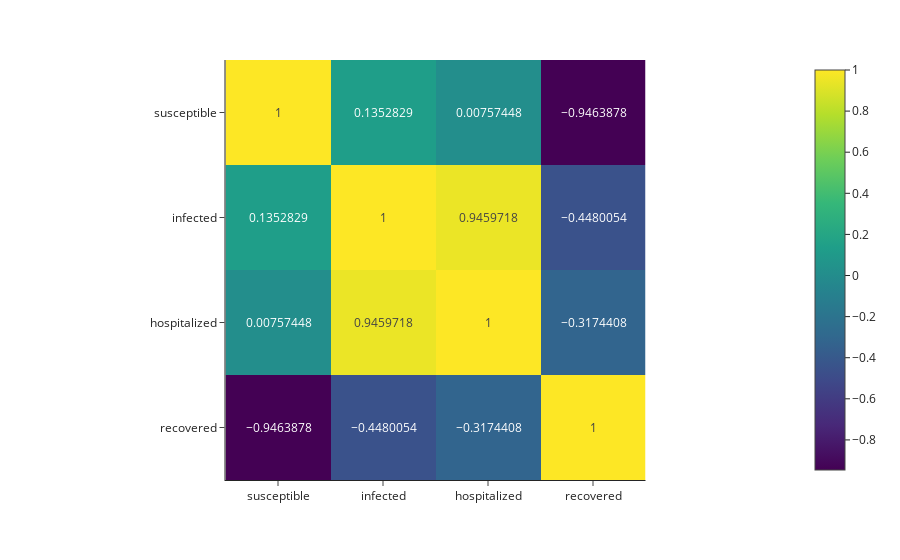

Notebook code for this chart:
### Code cell
heatmap(df)

### Figure 1 — Plotly figure (JSON) as saved in the notebook; plotly's stock layout.template omitted (floating-point values rounded to 4 significant figures)
{"data": [{"coloraxis": "coloraxis", "hovertemplate": "x: %{x}<br>y: %{y}<br>color: %{z}<extra></extra>", "name": "0", "texttemplate": "%{z}", "type": "heatmap", "x": ["susceptible", "infected", "hospitalized", "recovered"], "xaxis": "x", "y": ["susceptible", "infected", "hospitalized", "recovered"], "yaxis": "y", "z": [[1, 0.1353, 0.007574, -0.9464], [0.1353, 1, 0.946, -0.448], [0.007574, 0.946, 1, -0.3174], [-0.9464, -0.448, -0.3174, 1]]}], "layout": {"coloraxis": {"colorscale": [[0, "#440154"], [0.1111, "#482878"], [0.2222, "#3e4989"], [0.3333, "#31688e"], [0.4444, "#26828e"], [0.5556, "#1f9e89"], [0.6667, "#35b779"], [0.7778, "#6ece58"], [0.8889, "#b5de2b"], [1, "#fde725"]]}, "margin": {"t": 60}, "xaxis": {"anchor": "y", "constrain": "domain", "domain": [0, 1], "scaleanchor": "y"}, "yaxis": {"anchor": "x", "autorange": "reversed", "constrain": "domain", "domain": [0, 1]}}}
